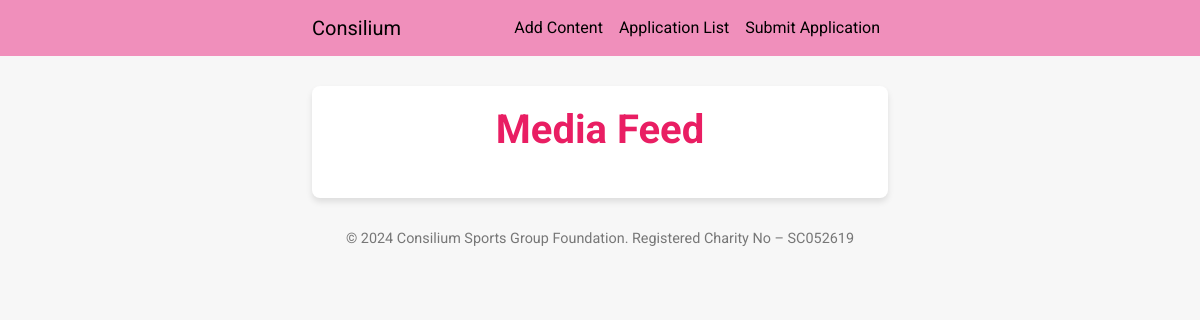
The app's page /, older data.
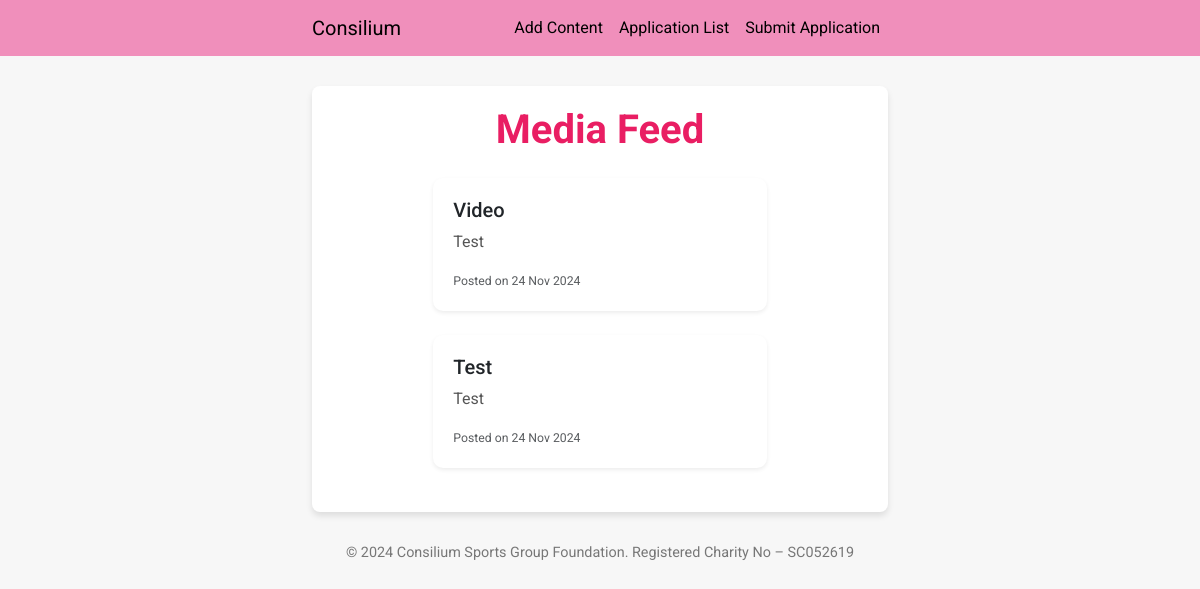
The same page, newer data.
### uploads/models.py (models this page shows, shortened)
class MediaPost(models.Model):
    title = models.CharField(max_length=255)
    description = models.TextField()
    created_at = models.DateTimeField(auto_now_add=True)

### uploads/views.py (the view)
# urls.py: path('', views.media_list, name='media_list'),
def media_list(request):
    posts = MediaPost.objects.order_by('-created_at')  # Order by newest first
    return render(request, 'uploads/media_list.html', {'posts': posts})

### consilium/templates/uploads/media_list.html (shortened to what this page needs)
{% extends "base.html" %}
{% block content %}
<h1 class="text-center mb-4" style="color: #e91e63;">Media Feed</h1>
<div class="container">
    <div class="row justify-content-center">
        {% for post in posts %}
            <div class="col-12 col-md-8 mb-4">
                <div class="card shadow-sm">
                    <div class="card-body">
                        <h5 class="card-title">{{ post.title }}</h5>
                        <p class="card-text">{{ post.description }}</p>
                        <p class="card-text text-muted">
                            <small>Posted on {{ post.created_at|date:"d M Y" }}</small>
                        </p>
                    </div>
                </div>
            </div>
        {% endfor %}
    </div>
</div>
{% endblock %}

Row changes from the older to the newer data that the page shows:
added MediaPost: title "Video", description "Test", created_at "24 Nov 2024"
added MediaPost: title "Test", description "Test", created_at "24 Nov 2024"
